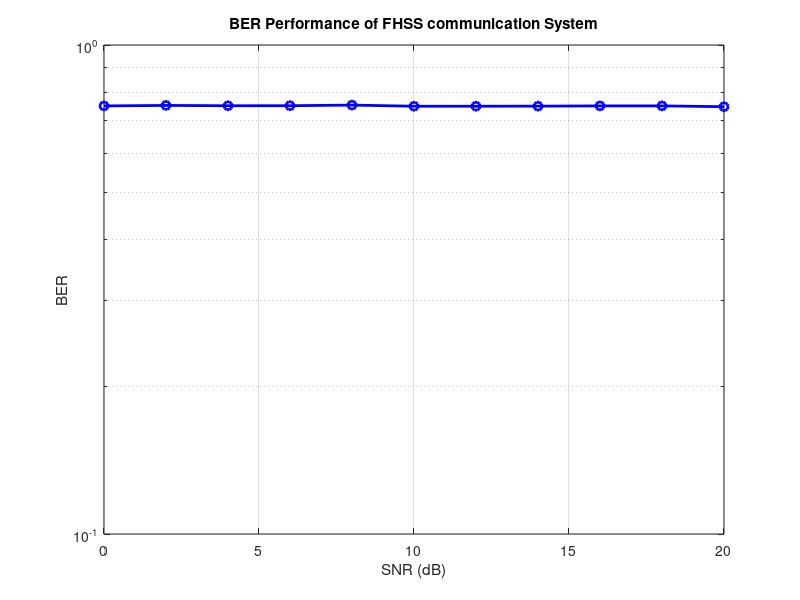

The MATLAB script that drew this image:
numSymbols = 1000; 
numSubcarriers = 64; 
cpLength = 16; 
snr_dB = 0:2:20; 
data = randi([0,1], numSymbols*numSubcarriers/2, 1); 
modulatedData = qammod(data, 4); 
ofdmSymbols = reshape(modulatedData, numSubcarriers/2, numSymbols).'; 
ofdmSymbolsCP = [ofdmSymbols(:, end-cpLength+1:end), ofdmSymbols]; 
ber = zeros(size(snr_dB));
for k = 1:length(snr_dB) 
 h = 1/sqrt(2) * (randn(size(ofdmSymbolsCP)) + 1i * randn(size(ofdmSymbolsCP))); 
 snr = 10^(snr_dB(k)/10); 
 noiseVar = 1 / (2 * snr); 
 noise = sqrt(noiseVar) * (randn(size(ofdmSymbolsCP)) + 1i * randn(size(ofdmSymbolsCP))); 
 receivedSignal = ofdmSymbolsCP .* h + noise 
 receivedSignal(:, 1:cpLength) = [];
 receivedData = fft(receivedSignal, [], 2);
 detectedData = qamdemod(receivedData(:), 4);
 ber(k) = sum(data ~= detectedData) / length(data);
end 
figure;
semilogy(snr_dB, ber, 'b-o', 'LineWidth', 2);
title('BER Performance of FHSS communication System');
xlabel('SNR (dB)');
ylabel('BER');
grid on;